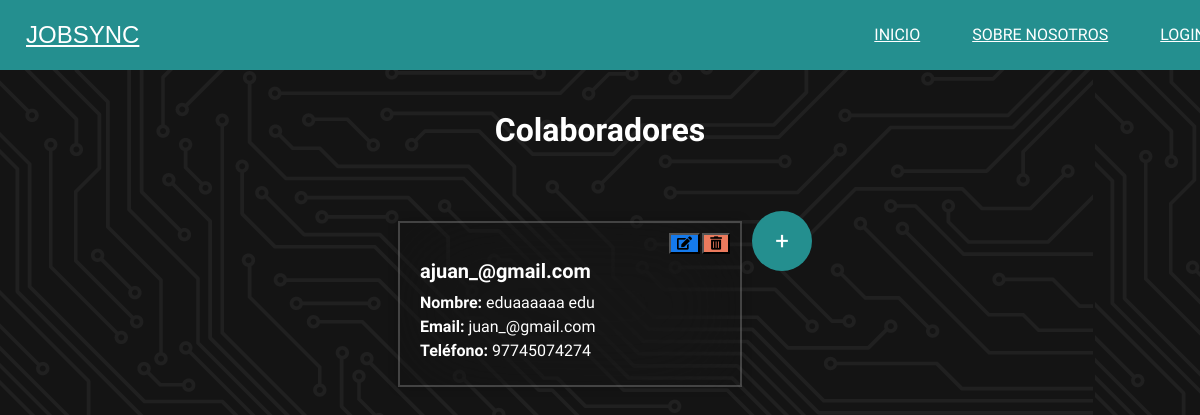
Page /colaboradores/ on the earlier database version.
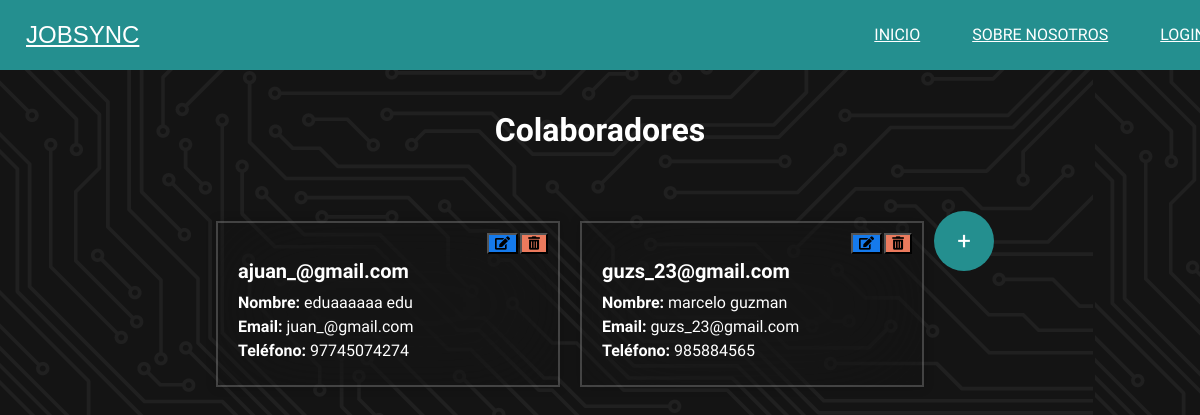
Same page on the later database version.
### JobSyncApp/models.py (models this page shows)
class CustomUser(AbstractUser):
    telefono = models.CharField(max_length=15)
    ROL_CHOICES = [
        (True, 'Colaborador'),
        (False, 'Admin'),
    ]
    rol = models.BooleanField(choices=ROL_CHOICES, default=True)

### JobSyncApp/views.py (the view)
# urls.py: path('colaboradores/', views.lista_colaboradores, name='colaboradores'),
def lista_colaboradores(request ):
    colaboradores = CustomUser.objects.filter(rol=True)
    return render(request, 'admin/colaboradores.html', {'colaboradores': colaboradores})

### JobSyncApp/templates/admin/colaboradores.html (shortened to what this page needs)
{% extends 'index.html' %}
{% load static %}
{% block extra_css %}
<link rel="stylesheet" href="{% static 'css' %}/listado_colaboradores.css">
<link rel="stylesheet" href="https://cdnjs.cloudflare.com/ajax/libs/font-awesome/5.15.4/css/all.min.css">
{% endblock extra_css %}
{% block contenido %}
<div class="header">
    <h1>Colaboradores</h1>
</div>
<div class="card-container">
    {% for colaborador in colaboradores %}
    <div class="card">
        <button class="delete-btn" data-url="{% url 'eliminar_usuario' colaborador.id %}" style="position: absolute; top: 10px; right: 10px; background-color: rgb(235, 122, 93);"> <i class="fas fa-trash-alt"></i></button>
        <button class="edit-btn" data-url="{% url 'modificar_usuario' colaborador.id %}" style="position: absolute; top: 10px; right: 40px; background-color: rgb(21, 122, 236);"> <i class="fas fa-edit"></i></button>
        <h2>{{ colaborador.username }}</h2>
        <p><strong>Nombre:</strong> {{ colaborador.first_name }} {{ colaborador.last_name }}</p>
        <p><strong>Email:</strong> {{ colaborador.email }}</p>
        <p><strong>Teléfono:</strong> {{ colaborador.telefono }}</p>
    </div>
    {% endfor %}
    <a href="{% url 'registro' %}" class="register-button" id="registerButton">+</a>
</div>
{% endblock %}

### JobSyncApp/templates/index.html (shortened to what this page needs)
{% load  static  %}
<!DOCTYPE html>
<html lang="en">
<head>
    <link rel="stylesheet" href="{% static 'css' %}/estilo.css">
    <link href="https://cdn.jsdelivr.net/npm/remixicon@4.2.0/fonts/remixicon.css" rel="stylesheet" />
    {% block extra_css %} {% endblock extra_css %}
</head>
<body>
    <navbar class="navbar-container">
        <div class="logo-container" >
            <a href=""><img src="" alt="" style="margin-top: 1px; margin-right: 10px;"></a>
            {%if user.is_authenticated%}
            <a href="{% url 'home' %}">JobSync</a>
            {% else %}
            <a href="">JobSync</a>
            {%endif%}
        </div>
        <ul class="nav-items">
            <li class="nav-link"><a href="{% url 'home' %}">Inicio</a></li>
            <li class="nav-link"><a href="{% url 'sobre_nosotros' %}">Sobre Nosotros</a></li>
            {%if user.is_authenticated%}
            <li class="nav-link"><a href="{% url 'custom_logout' %}">Cerrar Sesion</a></li>
            {% else %}
            <li class="nav-link"><a href="{% url 'custom_login' %}">login</a></li>
            {%endif%}
        </ul>
    </navbar>
    {% block contenido %}
    {% endblock %}
</body>
</html>

### JobSyncApp/static/css/estilo.css (style rules this page uses)
.navbar-container { display: flex; justify-content: space-between; padding: 0 1rem; height: 70px; align-items: center; background: #248f8f; color: #fff; position: fixed; top: 0; width: 100%; z-index: 1000; }
.navbar-container .logo-container a { font-size: 1.5rem; text-transform: uppercase; cursor: pointer; color: #fff; font-weight: 500; font-family: 'Kanit', sans-serif; }
.logo-container { display: flex; align-items: center; }
.navbar-container .nav-items { display: flex; list-style-type: none; gap: 2rem; align-items: center; }
.navbar-container .nav-items .nav-link a { color: #fff; transition: 0.2s; -webkit-transition: 0.2s; -moz-transition: 0.2s; -ms-transition: 0.2s; -o-transition: 0.2s; padding: 10px; text-transform: uppercase; white-space: nowrap; }
.navbar-container .nav-items .nav-link:after { display: block; content: ""; border-top: 2px solid rgb(60, 179, 133); transform: scaleX(0); -webkit-transform: scaleX(0); -moz-transform: scaleX(0); -ms-transform: scaleX(0); -o-transform: scaleX(0); transition: transform 250ms ease-in-out; -webkit-transition: transform 250ms ease-in-out; -moz-transition: transform 250ms ease-in-out; -ms-transition: transform 250ms ease-in-out; -o-transition: transform 250ms ease-in-out; }

### JobSyncApp/static/css/listado_colaboradores.css (style rules this page uses)
body { font-family: "Sen", sans-serif; margin: 0; padding: 0; background: url(../css/img/fondo.png); }
.header { margin-top: 70px; text-align: center; padding: 20px 0; background: transparent; color: #fff; }
.card-container { display: flex; flex-wrap: wrap; justify-content: center; margin-top: 20px; }
.card { width: 300px; margin: 10px; padding: 20px; background: rgba(22, 22, 22, 0.1); border: 2px solid rgba(255, 255, 255, 0.2); box-shadow: 0 0 10px rgba(0, 0, 0, .2); color: #fff; backdrop-filter: blur(50px); }
.card h2 { font-size: 20px; margin-bottom: 10px; }
.card p { margin: 5px 0; }
.register-button { display: inline-block; width: 60px; height: 60px; line-height: 60px; text-align: center; background-color: #248f8f; color: #fff; font-size: 24px; border-radius: 50%; text-decoration: none; transition: background-color 0.3s; }

Differences in the rows shown:
added CustomUser: username "guzs_23@gmail.com", first_name "marcelo", last_name "guzman", email "guzs_23@gmail.com", telefono "985884565"
